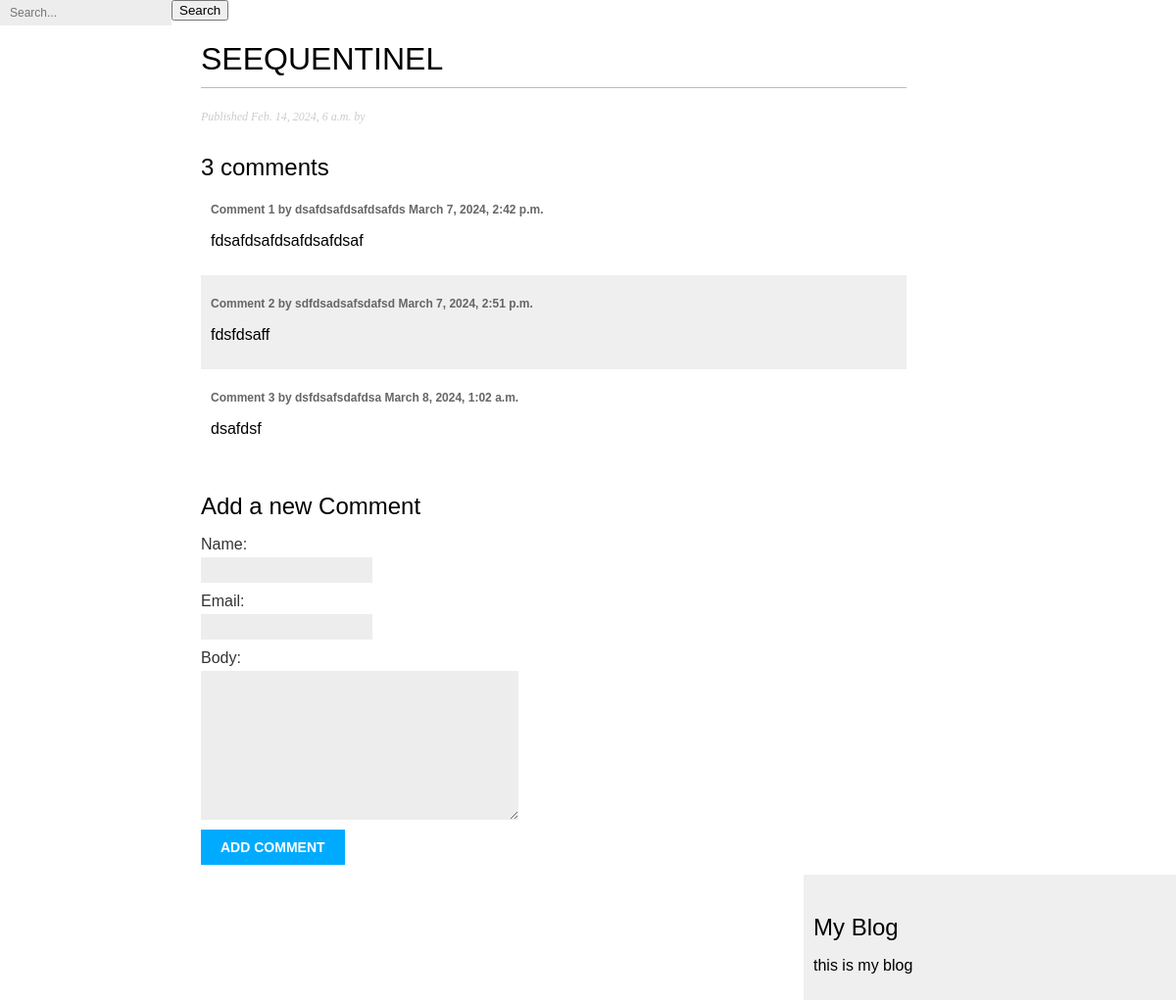
The page /thesis/2024/2/14/SEEQUENTINEL/ on the database its author committed.
### thesis/models.py (models this page shows, shortened)
class Post(models.Model):
    class Status(models.TextChoices):
        DRAFT = 'DF', 'Draft'
        PUBLISHED = 'PB', 'Published'
    title = models.CharField(max_length=250)
    slug = models.SlugField(max_length=250, unique_for_date="publish")
    the_one_who_posted = models.ForeignKey(
        User, on_delete=models.CASCADE, related_name="capstone_posts"
    )
    abstract = models.TextField()
    authors = models.CharField(max_length=500)
    adviser = models.CharField(max_length=250)
    panels = models.CharField(max_length=500)
    status = models.CharField(
        max_length=3, choices=Status.choices, default=Status.DRAFT
    )
    publish = models.DateTimeField(default=timezone.now)
    created = models.DateTimeField(auto_now_add=True)
    updated = models.DateTimeField(auto_now=True)
    tags = TaggableManager()
    class Meta:
        ordering = ["-publish"]
        indexes = [
            models.Index(fields=["-publish"]),
        ]

class Comment(models.Model):
    post = models.ForeignKey(Post,
                             on_delete=models.CASCADE,
                             related_name='comments')
    name = models.CharField(max_length=80)
    email=models.EmailField()
    body= models.TextField()
    created = models.DateTimeField(auto_now_add=True)
    updated= models.DateTimeField(auto_now=True)
    active=models.BooleanField(default=True)
    class Meta:
        ordering=['created']
        indexes = [
            models.Index(fields=['created']),
        ]

### thesis/views.py (the view)
def thesis_details(request, year, month, day, post):
    post = get_object_or_404(
        Post,
        status=Post.Status.PUBLISHED,
        publish__year=year,
        publish__month=month,
        publish__day=day,
        slug=post,
    )
    comments = post.comments.filter(active=True)
    form = CommentForm()
    return render(request, "thesis/post/detail.html", {"post": post,"comments": comments,
                   "form":form})

### thesis/forms.py
class CommentForm(ModelForm):
    class Meta:
        model = Comment
        fields = ["name", "email", "body"]

### thesis/templates/thesis/post/detail.html (shortened to what this page needs)
{% extends "base.html" %}
{% block content %}
  <h1>{{post.title}}</h1>
  <p class="date">
  Published {{post.publish}} by {{post.author}}
  </p>
  {% with comments.count as total_comments %}
    <h2>
      {{ total_comments }} comment{{ total_comments|pluralize}}
    </h2>
  {% endwith %}
  {% for comment in comments %}
      <div class="comment">
        <p class="info">
        Comment {{ forloop.counter }} by {{ comment.name }}
        {{ comment.created }}
        </p>
        {{ comment.body|linebreaks}}
      </div>
    {% empty %}
      <p>There are no comments. </p>
  {% endfor %}
  {% include "thesis/post/includes/comment_form.html" %}
{% endblock %}

### thesis/static/css/style.css (style rules this page uses)
body { margin:0; padding:0; font-family:helvetica, sans-serif; }
h1 { font-weight:normal; border-bottom:1px solid #bbb; padding:0 0 10px 0; }
h2 { font-weight:normal; margin:30px 0 0; }
p.date { color:#ccc; font-family: georgia, serif; font-size: 12px; font-style: italic; }
label { float:left; clear:both; color:#333; margin-bottom:4px; }
input, textarea { clear:both; float:left; margin:0 0 10px; background:#ededed; border:0; padding:6px 10px; font-size:12px; }
.comment { padding:10px; }
.comment:nth-child(even) { background:#efefef; }
.comment .info { font-weight:bold; font-size:12px; color:#666; }

### rows shown on the page
Post: title "SEEQUENTINEL", publish "Feb. 14, 2024, 6 a.m."
Comment: name "dsafdsafdsafdsafds", created "March 7, 2024, 2:42 p.m.", body "fdsafdsafdsafdsafdsaf"
Comment: name "sdfdsadsafsdafsd", created "March 7, 2024, 2:51 p.m.", body "fdsfdsaff"
Comment: name "dsfdsafsdafdsa", created "March 8, 2024, 1:02 a.m.", body "dsafdsf"

### other values the page prints
{{ total_comments }} "3"
